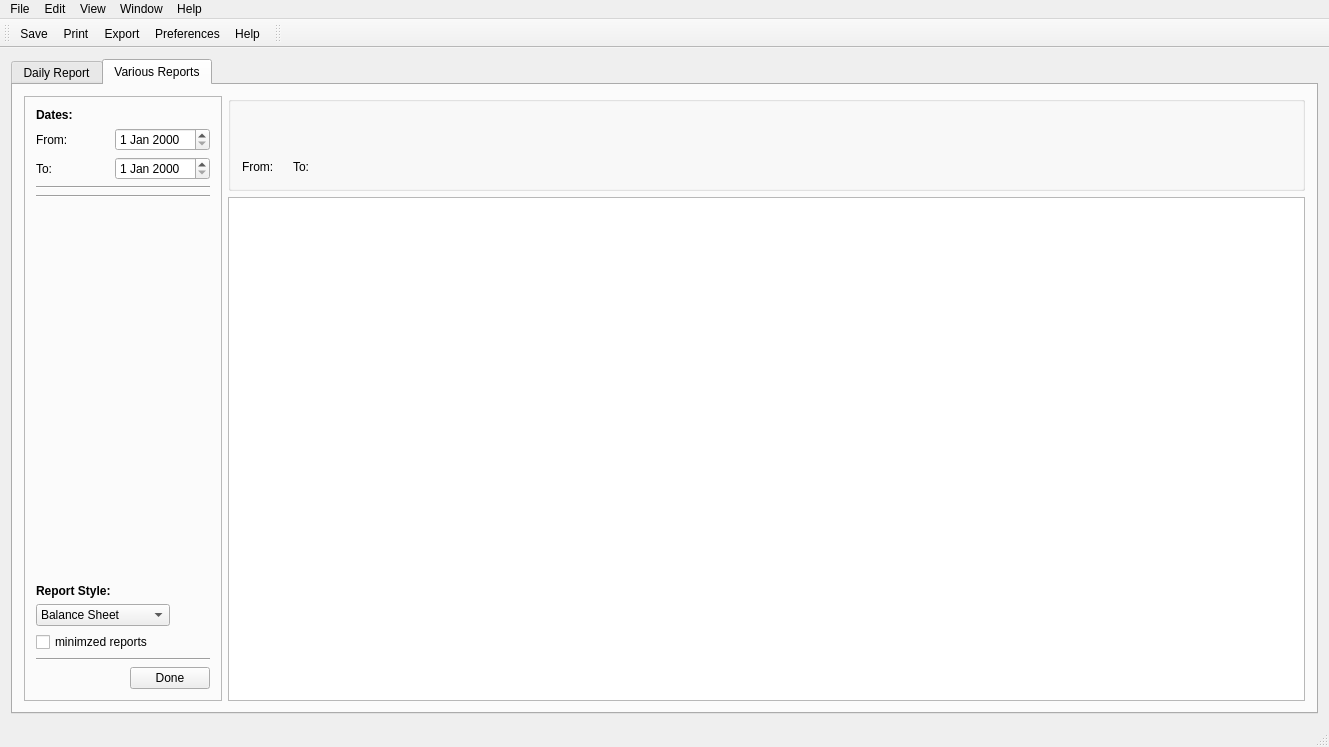
<?xml version="1.0" encoding="UTF-8"?>
<ui version="4.0">
 <class>MainWindow</class>
 <widget class="QMainWindow" name="MainWindow">
  <property name="geometry">
   <rect>
    <x>0</x>
    <y>0</y>
    <width>1329</width>
    <height>747</height>
   </rect>
  </property>
  <property name="windowTitle">
   <string>Apple Report Manager</string>
  </property>
  <property name="windowIcon">
   <iconset>
    <normalon>:/icons/erp.png</normalon>
   </iconset>
  </property>
  <widget class="QWidget" name="centralWidget">
   <layout class="QHBoxLayout" name="horizontalLayout_4">
    <item>
     <widget class="QTabWidget" name="tabWidget">
      <property name="tabPosition">
       <enum>QTabWidget::North</enum>
      </property>
      <property name="currentIndex">
       <number>1</number>
      </property>
      <widget class="QWidget" name="dailyReportTab">
       <attribute name="title">
        <string>Daily Report</string>
       </attribute>
       <layout class="QGridLayout" name="gridLayout">
        <item row="0" column="0" colspan="2">
         <layout class="QHBoxLayout" name="horizontalLayout_2">
          <item>
           <spacer name="horizontalSpacer">
            <property name="orientation">
             <enum>Qt::Horizontal</enum>
            </property>
            <property name="sizeHint" stdset="0">
             <size>
              <width>180</width>
              <height>163</height>
             </size>
            </property>
           </spacer>
          </item>
          <item>
           <spacer name="horizontalSpacer_2">
            <property name="orientation">
             <enum>Qt::Horizontal</enum>
            </property>
            <property name="sizeHint" stdset="0">
             <size>
              <width>180</width>
              <height>20</height>
             </size>
            </property>
           </spacer>
          </item>
          <item>
           <spacer name="horizontalSpacer_3">
            <property name="orientation">
             <enum>Qt::Horizontal</enum>
            </property>
            <property name="sizeHint" stdset="0">
             <size>
              <width>179</width>
              <height>20</height>
             </size>
            </property>
           </spacer>
          </item>
          <item>
           <spacer name="horizontalSpacer_4">
            <property name="orientation">
             <enum>Qt::Horizontal</enum>
            </property>
            <property name="sizeHint" stdset="0">
             <size>
              <width>180</width>
              <height>20</height>
             </size>
            </property>
           </spacer>
          </item>
          <item>
           <widget class="QCalendarWidget" name="calendarWidget">
            <property name="sizePolicy">
             <sizepolicy hsizetype="Fixed" vsizetype="Fixed">
              <horstretch>0</horstretch>
              <verstretch>0</verstretch>
             </sizepolicy>
            </property>
           </widget>
          </item>
         </layout>
        </item>
        <item row="1" column="0">
         <widget class="QTableView" name="dayTableView"/>
        </item>
       </layout>
      </widget>
      <widget class="QWidget" name="tab">
       <attribute name="title">
        <string>Various Reports</string>
       </attribute>
       <layout class="QHBoxLayout" name="horizontalLayout_3">
        <item>
         <widget class="QFrame" name="frame">
          <property name="sizePolicy">
           <sizepolicy hsizetype="Fixed" vsizetype="Preferred">
            <horstretch>0</horstretch>
            <verstretch>0</verstretch>
           </sizepolicy>
          </property>
          <property name="frameShape">
           <enum>QFrame::StyledPanel</enum>
          </property>
          <property name="frameShadow">
           <enum>QFrame::Raised</enum>
          </property>
          <layout class="QVBoxLayout" name="verticalLayout_2">
           <item>
            <widget class="QLabel" name="label_7">
             <property name="font">
              <font>
               <bold>true</bold>
              </font>
             </property>
             <property name="text">
              <string>Dates:</string>
             </property>
            </widget>
           </item>
           <item>
            <layout class="QHBoxLayout" name="horizontalLayout_11">
             <item>
              <layout class="QVBoxLayout" name="verticalLayout_5">
               <item>
                <widget class="QLabel" name="label_8">
                 <property name="text">
                  <string>From:</string>
                 </property>
                </widget>
               </item>
               <item>
                <widget class="QLabel" name="label_9">
                 <property name="text">
                  <string>To:</string>
                 </property>
                </widget>
               </item>
              </layout>
             </item>
             <item>
              <layout class="QVBoxLayout" name="verticalLayout_4">
               <item>
                <widget class="QDateEdit" name="fromDateEdit"/>
               </item>
               <item>
                <widget class="QDateEdit" name="toDateEdit"/>
               </item>
              </layout>
             </item>
            </layout>
           </item>
           <item>
            <widget class="Line" name="line">
             <property name="orientation">
              <enum>Qt::Horizontal</enum>
             </property>
            </widget>
           </item>
           <item>
            <widget class="Line" name="line_2">
             <property name="orientation">
              <enum>Qt::Horizontal</enum>
             </property>
            </widget>
           </item>
           <item>
            <spacer name="verticalSpacer">
             <property name="orientation">
              <enum>Qt::Vertical</enum>
             </property>
             <property name="sizeHint" stdset="0">
              <size>
               <width>20</width>
               <height>40</height>
              </size>
             </property>
            </spacer>
           </item>
           <item>
            <widget class="QLabel" name="label">
             <property name="font">
              <font>
               <bold>true</bold>
              </font>
             </property>
             <property name="text">
              <string>Report Style:</string>
             </property>
            </widget>
           </item>
           <item>
            <layout class="QHBoxLayout" name="horizontalLayout_10">
             <item>
              <widget class="QComboBox" name="comboBox">
               <property name="sizePolicy">
                <sizepolicy hsizetype="Fixed" vsizetype="Fixed">
                 <horstretch>0</horstretch>
                 <verstretch>0</verstretch>
                </sizepolicy>
               </property>
               <item>
                <property name="text">
                 <string>Balance Sheet</string>
                </property>
               </item>
               <item>
                <property name="text">
                 <string>Subsidiary Ledger</string>
                </property>
               </item>
               <item>
                <property name="text">
                 <string>Product by Country</string>
                </property>
               </item>
              </widget>
             </item>
             <item>
              <spacer name="horizontalSpacer_10">
               <property name="orientation">
                <enum>Qt::Horizontal</enum>
               </property>
               <property name="sizeHint" stdset="0">
                <size>
                 <width>40</width>
                 <height>20</height>
                </size>
               </property>
              </spacer>
             </item>
            </layout>
           </item>
           <item>
            <widget class="QCheckBox" name="minReportsCheckBox">
             <property name="text">
              <string>minimzed reports</string>
             </property>
            </widget>
           </item>
           <item>
            <widget class="Line" name="line_3">
             <property name="orientation">
              <enum>Qt::Horizontal</enum>
             </property>
            </widget>
           </item>
           <item>
            <layout class="QHBoxLayout" name="horizontalLayout_7">
             <item>
              <spacer name="horizontalSpacer_6">
               <property name="orientation">
                <enum>Qt::Horizontal</enum>
               </property>
               <property name="sizeHint" stdset="0">
                <size>
                 <width>40</width>
                 <height>20</height>
                </size>
               </property>
              </spacer>
             </item>
             <item>
              <widget class="QSplitter" name="splitter_8">
               <property name="sizePolicy">
                <sizepolicy hsizetype="Fixed" vsizetype="Fixed">
                 <horstretch>0</horstretch>
                 <verstretch>0</verstretch>
                </sizepolicy>
               </property>
               <property name="orientation">
                <enum>Qt::Vertical</enum>
               </property>
               <widget class="QPushButton" name="doneButton">
                <property name="sizePolicy">
                 <sizepolicy hsizetype="Fixed" vsizetype="Fixed">
                  <horstretch>0</horstretch>
                  <verstretch>0</verstretch>
                 </sizepolicy>
                </property>
                <property name="text">
                 <string>Done</string>
                </property>
               </widget>
              </widget>
             </item>
            </layout>
           </item>
          </layout>
         </widget>
        </item>
        <item>
         <layout class="QVBoxLayout" name="verticalLayout_6">
          <item>
           <widget class="QGroupBox" name="groupBox">
            <property name="title">
             <string/>
            </property>
            <layout class="QVBoxLayout" name="verticalLayout_3">
             <item>
              <widget class="QLabel" name="titleLabel">
               <property name="font">
                <font>
                 <pointsize>12</pointsize>
                 <underline>true</underline>
                </font>
               </property>
               <property name="text">
                <string/>
               </property>
              </widget>
             </item>
             <item>
              <widget class="QLabel" name="descriptionLabel">
               <property name="font">
                <font>
                 <italic>false</italic>
                </font>
               </property>
               <property name="text">
                <string/>
               </property>
               <property name="wordWrap">
                <bool>true</bool>
               </property>
              </widget>
             </item>
             <item>
              <layout class="QHBoxLayout" name="horizontalLayout">
               <item>
                <widget class="QLabel" name="label_2">
                 <property name="text">
                  <string>From:</string>
                 </property>
                </widget>
               </item>
               <item>
                <widget class="QLabel" name="startDateLabel">
                 <property name="text">
                  <string/>
                 </property>
                </widget>
               </item>
               <item>
                <widget class="QLabel" name="label_3">
                 <property name="text">
                  <string>To:</string>
                 </property>
                </widget>
               </item>
               <item>
                <widget class="QLabel" name="endDateLabel">
                 <property name="text">
                  <string/>
                 </property>
                </widget>
               </item>
               <item>
                <spacer name="horizontalSpacer_5">
                 <property name="orientation">
                  <enum>Qt::Horizontal</enum>
                 </property>
                 <property name="sizeHint" stdset="0">
                  <size>
                   <width>40</width>
                   <height>20</height>
                  </size>
                 </property>
                </spacer>
               </item>
              </layout>
             </item>
            </layout>
           </widget>
          </item>
          <item>
           <widget class="QTableView" name="reportTableView"/>
          </item>
         </layout>
        </item>
       </layout>
      </widget>
     </widget>
    </item>
   </layout>
  </widget>
  <widget class="QMenuBar" name="menuBar">
   <property name="geometry">
    <rect>
     <x>0</x>
     <y>0</y>
     <width>1329</width>
     <height>22</height>
    </rect>
   </property>
   <widget class="QMenu" name="menuFile">
    <property name="title">
     <string>File</string>
    </property>
    <addaction name="actionSave"/>
    <addaction name="actionExport_Report_as_HTML"/>
    <addaction name="actionPreferences"/>
    <addaction name="actionQuit"/>
   </widget>
   <widget class="QMenu" name="menuEdit">
    <property name="title">
     <string>Edit</string>
    </property>
   </widget>
   <widget class="QMenu" name="menuView">
    <property name="title">
     <string>View</string>
    </property>
   </widget>
   <widget class="QMenu" name="menuWindow">
    <property name="title">
     <string>Window</string>
    </property>
   </widget>
   <widget class="QMenu" name="menuHelp">
    <property name="title">
     <string>Help</string>
    </property>
   </widget>
   <addaction name="menuFile"/>
   <addaction name="menuEdit"/>
   <addaction name="menuView"/>
   <addaction name="menuWindow"/>
   <addaction name="menuHelp"/>
  </widget>
  <widget class="QToolBar" name="mainToolBar">
   <attribute name="toolBarArea">
    <enum>TopToolBarArea</enum>
   </attribute>
   <attribute name="toolBarBreak">
    <bool>false</bool>
   </attribute>
   <addaction name="actionSave"/>
   <addaction name="actionPrint"/>
   <addaction name="actionExport"/>
   <addaction name="actionPreferences_2"/>
   <addaction name="actionHelp"/>
  </widget>
  <widget class="QStatusBar" name="statusBar"/>
  <widget class="QToolBar" name="toolBar">
   <property name="windowTitle">
    <string>toolBar</string>
   </property>
   <attribute name="toolBarArea">
    <enum>TopToolBarArea</enum>
   </attribute>
   <attribute name="toolBarBreak">
    <bool>false</bool>
   </attribute>
  </widget>
  <action name="actionExport_Current_Report_as_HTML">
   <property name="text">
    <string>Export Current Report as HTML</string>
   </property>
  </action>
  <action name="actionExport_all_Reports_as_HTML">
   <property name="text">
    <string>Export all Reports as HTML</string>
   </property>
  </action>
  <action name="actionPrint_Current_Report">
   <property name="text">
    <string>Print Current Report</string>
   </property>
  </action>
  <action name="actionPrint_all_Reports">
   <property name="text">
    <string>Print all Reports</string>
   </property>
  </action>
  <action name="actionQuit">
   <property name="text">
    <string>Quit</string>
   </property>
  </action>
  <action name="actionExport_Report_as_HTML">
   <property name="text">
    <string>Export Report as HTML</string>
   </property>
  </action>
  <action name="actionPreferences">
   <property name="text">
    <string>Preferences</string>
   </property>
  </action>
  <action name="actionSave">
   <property name="icon">
    <iconset resource="resources.qrc">
     <normaloff>:/icons/diskette.png</normaloff>:/icons/diskette.png</iconset>
   </property>
   <property name="text">
    <string>Save</string>
   </property>
   <property name="toolTip">
    <string>Save</string>
   </property>
   <property name="shortcut">
    <string>Ctrl+S</string>
   </property>
  </action>
  <action name="actionPrint">
   <property name="icon">
    <iconset resource="resources.qrc">
     <normaloff>:/icons/printer.png</normaloff>:/icons/printer.png</iconset>
   </property>
   <property name="text">
    <string>Print</string>
   </property>
   <property name="toolTip">
    <string>Print</string>
   </property>
   <property name="shortcut">
    <string>Ctrl+P</string>
   </property>
  </action>
  <action name="actionExport">
   <property name="icon">
    <iconset resource="resources.qrc">
     <normaloff>:/icons/export.png</normaloff>:/icons/export.png</iconset>
   </property>
   <property name="text">
    <string>Export</string>
   </property>
   <property name="toolTip">
    <string>Export</string>
   </property>
   <property name="shortcut">
    <string>Ctrl+Shift+E</string>
   </property>
  </action>
  <action name="actionPreferences_2">
   <property name="icon">
    <iconset resource="resources.qrc">
     <normaloff>:/icons/setting.png</normaloff>:/icons/setting.png</iconset>
   </property>
   <property name="text">
    <string>Preferences</string>
   </property>
   <property name="toolTip">
    <string>Preferences</string>
   </property>
  </action>
  <action name="actionHelp">
   <property name="icon">
    <iconset resource="resources.qrc">
     <normaloff>:/icons/question.png</normaloff>:/icons/question.png</iconset>
   </property>
   <property name="text">
    <string>Help</string>
   </property>
   <property name="toolTip">
    <string>Help</string>
   </property>
  </action>
 </widget>
 <layoutdefault spacing="6" margin="11"/>
 <resources>
  <include location="resources.qrc"/>
 </resources>
 <connections/>
</ui>
